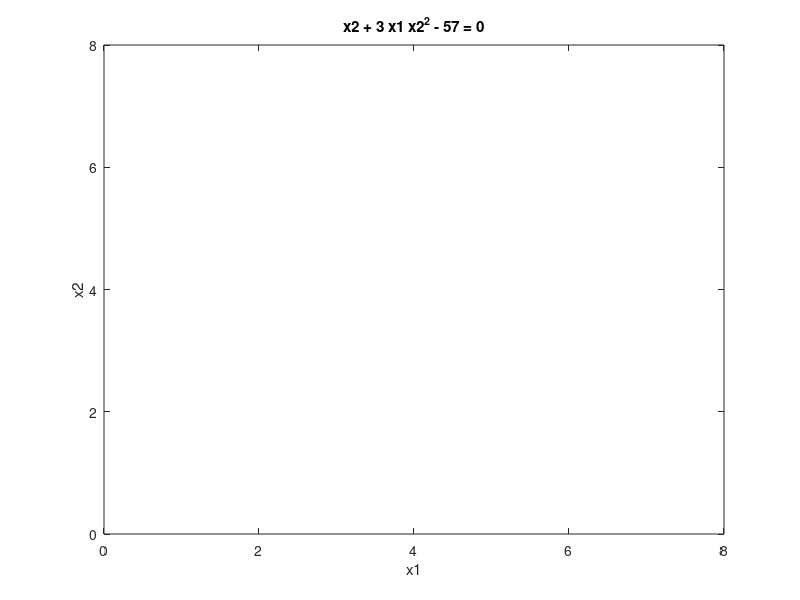

The MATLAB source for this figure: (Note: this script raises an error after producing the figure.)
%Exercise 1
%Part a
figure
box on
hold on
f1 = @(x1, x2) x1^2 + x1 * x2 - 10;
f2 = @(x1, x2) x2 + 3 * x1 * x2^2 -57;
h1 = ezplot(f1, [0 8]);
h2 = ezplot(f2, [0 8]);
h1.LineColor = 'r';
h2.LineColor = 'b';
title("Bruh");
xlim([0 8]);
ylim([0 8]);
grid on
hold off

%Part b

%Newton Raphson method for system of equations


clc
clear all
close all

x=[1 1]';   %set x as a vertical matrix 1 1
N = 50;
for k=1:N   %loop from 1 to 50
F=[ x(1)*x(1)+ x(1)*x(2) - 10 ; x(2) + 3*x(1)*x(2)*x(2)-57];
    %func 1                      func 2
A=[2*x(1)+x(2), x(1) ; 3*x(2).^2 , 1 + 6*x(1).*x(2)];   %partial derivative
  %left to right: func 1 dx1/dF, func 1 dx2/dF ; func 2: dx1/dF, func 2 dx2/dF
dx=A\F;
x=x-dx;
k=k+1;
end
k;

x';
F';


function [x,f,ea,iter]=newtmult(func,x0,es,maxit,varargin)
% newtmult: Newton-Raphson root zeroes nonlinear systems
% [x,f,ea,iter]=newtmult(func,x0,es,maxit,p1,p2,...):
% uses the Newton-Raphson method to find the roots of
% a system of nonlinear equations
% input:
% func = name of function that returns f and J
% x0 = initial guess
% es = desired percent relative error (default = 0.0001%)
% maxit = maximum allowable iterations (default = 50)
% p1,p2,... = additional parameters used by function
% output:
% x = vector of roots
% f = vector of functions evaluated at roots
% ea = approximate percent relative error (%)
% iter = number of iterations
if nargin<2,error('at least 2 input arguments required'),end
if nargin<3||isempty(es),es=0.0001;end
if nargin<4||isempty(maxit),maxit=50;end
iter = 0;
x=x0;
while (1)
[J,f]=func(x,varargin{:});
dx=J\f;
x=x-dx;
iter = iter + 1;
ea=100*max(abs(dx./x));
if iter>=maxit||ea<=es, break, end
end
